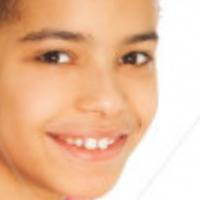
#> input picture data/crop_part1/10_0_1_20170110220523360.jpg.chip.jpg, 200 x 200 px; its folder holds only this picture in this run
$ jupyter execute --allow-errors face-model-training.ipynb
#> lines starting #> are read from the running program, lines starting #| are printed output that depends on the picture
[cell 1]
import os
import cv2
import pandas as pd
from PIL import Image

[cell 2]
nose_cascade = cv2.CascadeClassifier('haarcascade_mcs_nose.xml')

[cell 3]
faces = []
ages = []

for i in os.listdir('data/crop_part1/')[0:8000]:
    split = i.split('_')
    ages.append(int(split[0]))

    img = cv2.imread('data/crop_part1/' + i)
#> img is the input picture: shape (200, 200, 3); mean B, G, R 158, 189.9, 234.3
    gray = cv2.cvtColor(img, cv2.COLOR_BGR2GRAY)
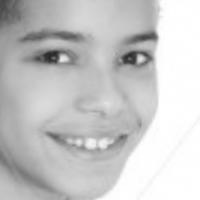
#> gray: shape (200, 200); min 37, max 255, mean 199.6

    noses_rect = nose_cascade.detectMultiScale(gray, 1.3, 5)
#> noses_rect = [[88, 90, 44, 37]]

    if len(noses_rect) > 0:
        faces.append(Image.fromarray(cv2.cvtColor(img, cv2.COLOR_BGR2RGB)))
    else:
        faces.append(None)

[cell 4]
faces = pd.Series(faces, name='Faces')
ages = pd.Series(ages, name='Ages')

df = pd.concat([faces, ages], axis=1)
#> df = table of 1 rows and 2 columns

df
#> Out = table of 1 rows and 2 columns


$ run again, on data/crop_part1/12_1_0_20170109212505669.jpg.chip.jpg
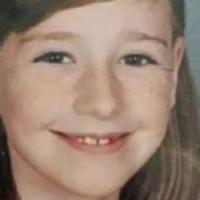
#> input picture data/crop_part1/12_1_0_20170109212505669.jpg.chip.jpg, 200 x 200 px
#> img is the input picture: shape (200, 200, 3); mean B, G, R 115.4, 131.2, 155.4
#> `gray = cv2.cvtColor(img, cv2.COLOR_BGR2GRAY)`:
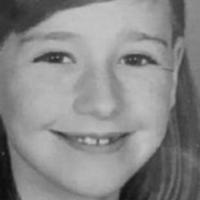
#> gray: shape (200, 200); min 12, max 200, mean 136.6
#> noses_rect = [[74, 86, 55, 46]]
#> df = table of 1 rows and 2 columns

$ run again, on data/crop_part1/13_1_0_20170109201615837.jpg.chip.jpg
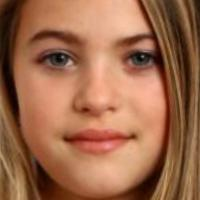
#> input picture data/crop_part1/13_1_0_20170109201615837.jpg.chip.jpg, 200 x 200 px
#> img is the input picture: shape (200, 200, 3); mean B, G, R 75.3, 104.8, 157.4
#> `gray = cv2.cvtColor(img, cv2.COLOR_BGR2GRAY)`:
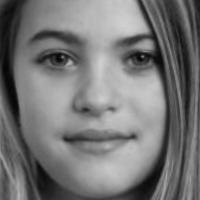
#> gray: shape (200, 200); min 0, max 209, mean 117.2
#> noses_rect = [[67, 81, 55, 46]]
#> df = table of 1 rows and 2 columns

$ run again, on data/crop_part1/14_0_0_20170102234323550.jpg.chip.jpg
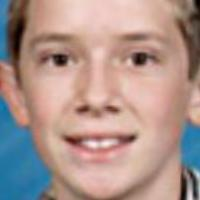
#> input picture data/crop_part1/14_0_0_20170102234323550.jpg.chip.jpg, 200 x 200 px
#> img is the input picture: shape (200, 200, 3); mean B, G, R 140.4, 147.3, 171.9
#> `gray = cv2.cvtColor(img, cv2.COLOR_BGR2GRAY)`:
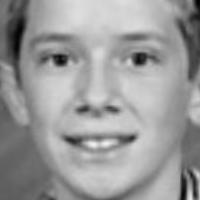
#> gray: shape (200, 200); min 2, max 240, mean 153.9
#> noses_rect = [[67, 78, 56, 47]]
#> df = table of 1 rows and 2 columns

$ run again, on data/crop_part1/10_1_0_20161220222001459.jpg.chip.jpg
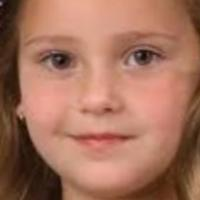
#> input picture data/crop_part1/10_1_0_20161220222001459.jpg.chip.jpg, 200 x 200 px
#> img is the input picture: shape (200, 200, 3); mean B, G, R 92.8, 113.2, 164.3
#> `gray = cv2.cvtColor(img, cv2.COLOR_BGR2GRAY)`:
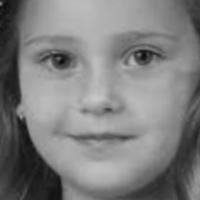
#> gray: shape (200, 200); min 10, max 201, mean 126.2
#> noses_rect = [[69, 81, 54, 45]]
#> df = table of 1 rows and 2 columns
